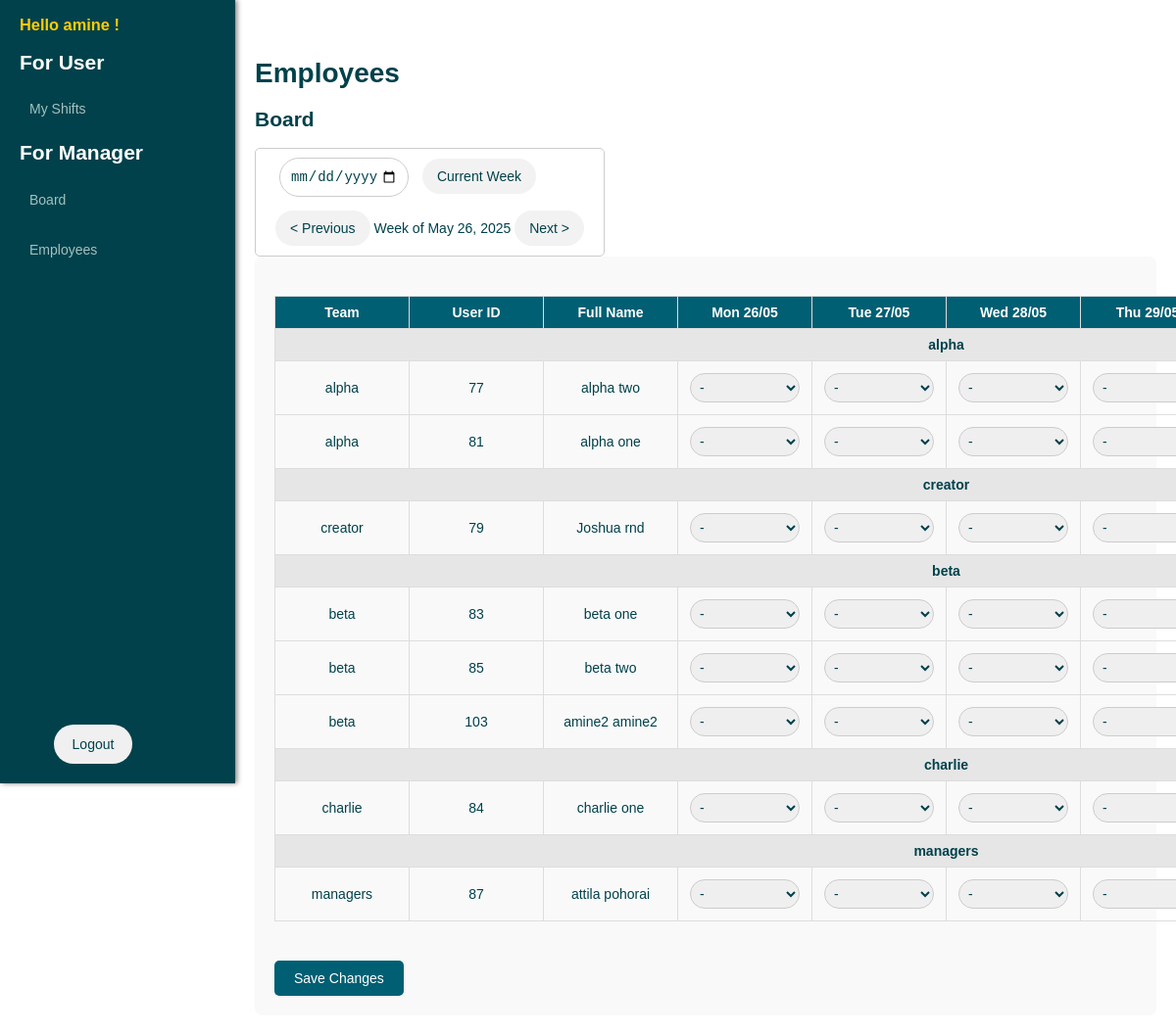
Screenshot of /board/ (signed in) with the database file from the repository.
### tables this page shows
CREATE TABLE "users" (
            id INTEGER PRIMARY KEY AUTOINCREMENT,
            username TEXT NOT NULL UNIQUE,
            password_hash TEXT NOT NULL,
            employee_id INTEGER,
            is_active BOOLEAN NOT NULL DEFAULT 1,
            role TEXT NOT NULL DEFAULT 'adc_employee',
            FOREIGN KEY (employee_id) REFERENCES "employees_old"(id) ON DELETE SET NULL
        );

CREATE TABLE employees (
                id INTEGER PRIMARY KEY AUTOINCREMENT,
                first_name TEXT NOT NULL,
                last_name TEXT NOT NULL,
                team TEXT,
                total_overtime TEXT DEFAULT '00:00'
            );

### app/routes/board.py (the view, shortened to what this page needs)
@board_bp.route('/')
@login_required
def index():
    today = datetime.now().date()
    week_offset = int(request.args.get('week_offset', 0))
    start_of_week = today - timedelta(days=today.weekday()) + timedelta(weeks=week_offset)
    dates = [start_of_week + timedelta(days=i) for i in range(7)]
    formatted_dates = [d.strftime("%Y-%m-%d") for d in dates]
    employee_shifts_data = employee_shift_service.get_all_employee_shifts()
    employees = employee_service.get_all_employees()
    all_shifts = employee_shift_service.get_all_shifts()  # Fetch all available shifts
    print("\n=== DEBUG: FETCHED EMPLOYEES ===")
    for emp in employees:
        print(f"Employee ID: {emp.id}, Name: {emp.fullname}, Team: {emp.team}")
    print("\n=== DEBUG: RAW SHIFT DATA ===")
    print(employee_shifts_data)
    shifts_by_employee = defaultdict(dict)
    if isinstance(employee_shifts_data, dict) and 'shifts_by_team' in employee_shifts_data:
        for team_name, shifts_list in employee_shifts_data['shifts_by_team'].items():
            for emp_shift in shifts_list:
                employee_name = emp_shift.get('employee_name', '')
                shift_date = emp_shift.get('employee_shift', {}).get('date')
                matching_employee = next((emp for emp in employees if emp.fullname == employee_name), None)
                if not matching_employee:
                    print(f"⚠️ WARNING: No matching employee found for {employee_name}")
                    continue
                employee_id = matching_employee.id
    print("\n=== DEBUG: FINAL SHIFT MAPPING ===")
    for emp_id, shifts in shifts_by_employee.items():
        print(f"Employee {emp_id}: {shifts}")
    teams = defaultdict(list)
    for employee in employees:
        team_name = getattr(employee, 'team', "No Team")
        teams[team_name].append(employee)
    return render_template(
        'board/board.html',
        dates=dates,
        teams=teams,
        shifts_by_employee=shifts_by_employee,
        week_offset=week_offset,
        employees=employees,
        all_shifts=all_shifts  # Pass all shifts to the template
    )

### app/database/db.py (called while the page is built)
def get_db():
    db = sqlite3.connect(Config.DATABASE)
    db.row_factory = sqlite3.Row
    return db

### app/models/employee.py (called while the page is built)
    @property
    def fullname(self):
        return f'{self.first} {self.last}'

### app/models/user.py (called while the page is built)
    @property
    def is_authenticated(self):
        return True

    def is_manager(self):
        return self.role == 'manager'

### app/services/employee_service.py (called while the page is built)
def get_all_employees():
    db = get_db()
    try:
        rows = db.execute('SELECT * FROM employees').fetchall()
        return [Employee(row['first_name'], row['last_name'], row['team'], row['id']) for row in rows]
    except Exception as e:
        print(f"Error fetching employees: {e}")
        return []
    finally:
        db.close()

### app/services/employee_shift_service.py (called while the page is built)
def get_all_shifts():
    db = get_db()
    try:
        shifts = db.execute('SELECT * FROM shifts').fetchall()  # Retrieve all shifts from the database
        return shifts
    except Exception as e:
        print(f"Error fetching shifts: {e}")
        return []
    finally:
        db.close()

### app/services/user_service.py (called while the page is built)
def get_user_by_id(user_id):
    db = get_db()
    try:
        row = db.execute('SELECT * FROM users WHERE id = ?', (user_id, )).fetchone()
        if row:
            print(f"User data: id={row[0]}, username={row[1]}, employee_id={row[3]}, is_active={row[4]}, role={row[5]}")
            return User(row[0], row[1], row[2], row[3], row[4], row[5])
    except Exception as e:
        print("get_user_by_id: User not found")
        return False
    finally:
        db.close()

### app/templates/board/board.html (shortened to what this page needs)
{% extends 'layout.html' %}
{% block title %}<h1>Employees</h1>{% endblock %}
{% block content %}
<h2>Board</h2>
<div class="board-navigation">
    <form action="{{ url_for('board.select_week') }}" method="post">
        <input type="date" name="selected_date" required onchange="this.form.submit()">
        <a href="{{ url_for('board.index', week_offset=0) }}" class="nav-button">Current Week</a>
    </form>
    <div>
        <a href="{{ url_for('board.index', week_offset=week_offset-1) }}" class="nav-button">< Previous</a>
        <span>Week of {{ dates[0].strftime('%B %d, %Y') }}</span>
        <a href="{{ url_for('board.index', week_offset=week_offset+1) }}" class="nav-button">Next ></a>
    </div>
</div>
<form id="board-form" method="post" action="{{ url_for('board.update_shifts') }}">
    <div class="board">
        <table>
            <thead>
                <tr>
                    <th>Team</th>
                    <th>User ID</th>
                    <th>Full Name</th>
                    {% for date in dates %}
                        <th>{{ date.strftime('%a %d/%m') }}</th>
                    {% endfor %}
                </tr>
            </thead>
            <tbody>
                {% for team, employees in teams.items() %}
                    <tr class="team-header">
                        <td colspan="{{ dates|length + 3 }}">{{ team }}</td>
                    </tr>
                    {% for employee in employees %}
                        <tr>
                            <td>{{ team }}</td>
                            <td>{{ employee.id }}</td>
                            <td>{{ employee.fullname }}</td>
                            {% for date in dates %}
                                {% set emp_shifts = shifts_by_employee.get(employee.id, {}) %}
                                {% set shift = emp_shifts.get(date.strftime('%Y-%m-%d')) %}
                                <td>
                                    <div style="display: flex; align-items: center; justify-content: center;">
                                        <select name="shift_{{ employee.id }}_{{ date.strftime('%Y-%m-%d') }}" class="shift-dropdown">
                                            <option value="" {% if not shift %}selected{% endif %}>-</option>
                                        </select>
                                    </div>
                                </td>
                            {% endfor %}
                        </tr>
                    {% endfor %}
                {% endfor %}
            </tbody>
        </table>
    </div>
    <button type="submit" class="save-button">Save Changes</button>
</form>
{% endblock %}

### app/templates/sidebar.html (shortened to what this page needs)
<div class="sidebar">
    <h3>Hello {{ current_user.username }} !</h3>
    <h2>For User</h2>
    <ul>
        <li><a href="{{ url_for('my_shifts.index') }}" class="{% if active == 'my_shifts' %}active{% endif %} menu-item">My Shifts</a></li>
    </ul>
    <h2>For Manager</h2>
    <ul>
        <li><a href="{{ url_for('board.index') }}" class="{% if active == 'board' %}active{% endif %} menu-item">Board</a></li>
        <li><a href="{{ url_for('employees.index') }}" class="{% if active == 'employees' %}active{% endif %} menu-item">Employees</a></li>
    </ul>
    <div class="logout">
        {% if current_user.is_authenticated %}
            <a href="{{ url_for('auth.logout') }}" class="logout-button" title="Logout">Logout</a>
        {% else %}
            <a href="{{ url_for('auth.login') }}">Login</a>
        {% endif %}
    </div>
</div>

### app/static/css/styles.css (style rules this page uses)
body { font-family: 'Arial', sans-serif; margin: 0; padding: 0; background-color: #ffffff; color: #00414B; }
h1, h2, h3, p { color: #00414B; }

### app/static/css/board.css (style rules this page uses)
.board { width: 100%; margin: 20px 0; border-collapse: collapse; }
.board table { width: 100%; border-collapse: collapse; }
.board th, .board td { padding: 12px; text-align: center; border: 1px solid #ccc; }
.board th { background-color: #00414B; color: white; }
.team-header td { background-color: #e6e6e6; font-weight: bold; color: #00414B; text-align: left; padding-left: 10px; }
.board td { min-width: 120px; }
.team-header td { background-color: #e6e6e6; font-weight: bold; color: #00414B; }
.board-navigation { display: inline-block; border: 1px solid #ccc; border-radius: 5px; padding: 20px 20px; padding-top: 5px; }
.board-navigation form { background-color: transparent; padding: 20px; padding-top: 0px; padding-left: 0px; border-radius: 0; }
.board-navigation input[type="date"] { width: 110px; margin-right: 10px; }
.nav-button { padding: 10px 15px; background-color: #f2f2f2; color: #00414B; text-decoration: none; border-radius: 25px; }

### app/static/css/button.css (style rules this page uses)
form button, .delete-button, .cancel-button, .edit-button, .logout-button, .yellow-button, .blue-button { border-radius: 25px; border: none; cursor: pointer; text-decoration: none; display: inline-block; }
form button { background-color: #FFE900; color: #00414B; }
.cancel-button, .edit-button, .logout-button { background-color: #f0f0f0; color: #00414B; margin-left: 10px; }

### app/static/css/form.css (style rules this page uses)
form { background-color: #f9f9f9; padding: 20px; border-radius: 8px; }
form input[type="text"], form input[type="password"], form input[type="date"], form input[type="time"], form select { font-size: 14px; color: #00414B; width: calc(100% - 20px); max-width: calc(30ch + 20px); padding: 10px; margin: 4px; border-radius: 25px; border: 1px solid #ccc; }

### app/static/css/list.css (style rules this page uses)
ul { list-style-type: none; padding: 0; margin: 0; width: 95% ; }

### app/static/css/login.css (style rules this page uses)
ul { list-style-type: none; padding-left: 0; }
.logout { max-width: 140px; margin-top: auto; margin-bottom: 20px; text-align: center; }
.logout-button { border: 2px solid transparent; transition: all 0.2s ease; }
.logout a { color: #00414B; text-decoration: none; }

### app/static/css/table.css (style rules this page uses)
table { width: 100%; border-collapse: separate; margin-top: 20px; border-spacing: 0; border-radius: 100px; }
th, td { padding: 12px; text-align: left; border-bottom: 1px solid #ccc; }
th { background-color: #f2f2f2; color: #00414B; }

### app/static/css/sidebar.css (style rules this page uses)
.sidebar { width: 200px; background-color: #00414B; padding: 0 20px; box-shadow: 2px 0 5px rgba(0, 0, 0, 0.5); flex-shrink: 0; display: flex; flex-direction: column; justify-content: space-between; position: sticky; top: 0; height: 100vh; }
.sidebar h2, p { margin-top: 0; color: #ffffff; }
.sidebar h3 { color: #ffcc00; }
.sidebar ul { list-style-type: none; padding: 0; }
.sidebar ul li { margin-bottom: 15px; }
.sidebar ul li a { text-decoration: none; color: #A3C1C1; padding: 10px; display: block; border-radius: 5px; transition: background-color 0.3s ease; }

### app/static/css/media.css (style rules this page uses)
@media screen and (min-width: 1024px) and (max-width: 1366px) { body, form button { font-size: 14px; } }
@media screen and (min-width: 1024px) and (max-width: 1366px) { form button, .delete-button, .cancel-button, .edit-button, .logout-button, .yellow-button, .blue-button { padding: 10px 17px; } }

### app/templates/board/board.html (style rules this page uses)
.board table { width: 100%; border-collapse: collapse; margin-top: 20px; }
.board th, .board td { padding: 8px; text-align: center; border: 1px solid #ddd; }
.board th { background-color: #005f73; color: white; }
.team-header { background-color: #ccc; font-weight: bold; text-align: left; }
.shift-dropdown { padding: 5px; width: 100%; }
.save-button { margin-top: 20px; padding: 10px 20px; background-color: #005f73; color: white; border: none; border-radius: 5px; cursor: pointer; }

### rows the page displays
users: username "amine"
employees: team "alpha", id "77", fullname "alpha two", id "-" "-" "-" "-"
employees: id "81", fullname "alpha one", id "-" "-" "-" "-"
employees: team "creator", id "79", fullname "Joshua rnd", id "-" "-" "-" "-"
employees: team "beta", id "83", fullname "beta one", id "-" "-" "-" "-"
employees: id "85", fullname "beta two", id "-" "-" "-" "-"
employees: id "103", fullname "amine2 amine2", id "-" "-" "-" "-"
employees: team "charlie", id "84", fullname "charlie one", id "-" "-" "-" "-"
employees: team "managers", id "87", fullname "attila pohorai", id "-" "-" "-" "-"

### other values shown
{{ dates[0].strftime('%B %d, %Y') }} "May 26, 2025"
{{ date.strftime('%a %d/%m') }} "Mon 26/05" "Tue 27/05" "Wed 28/05" "Thu…"
